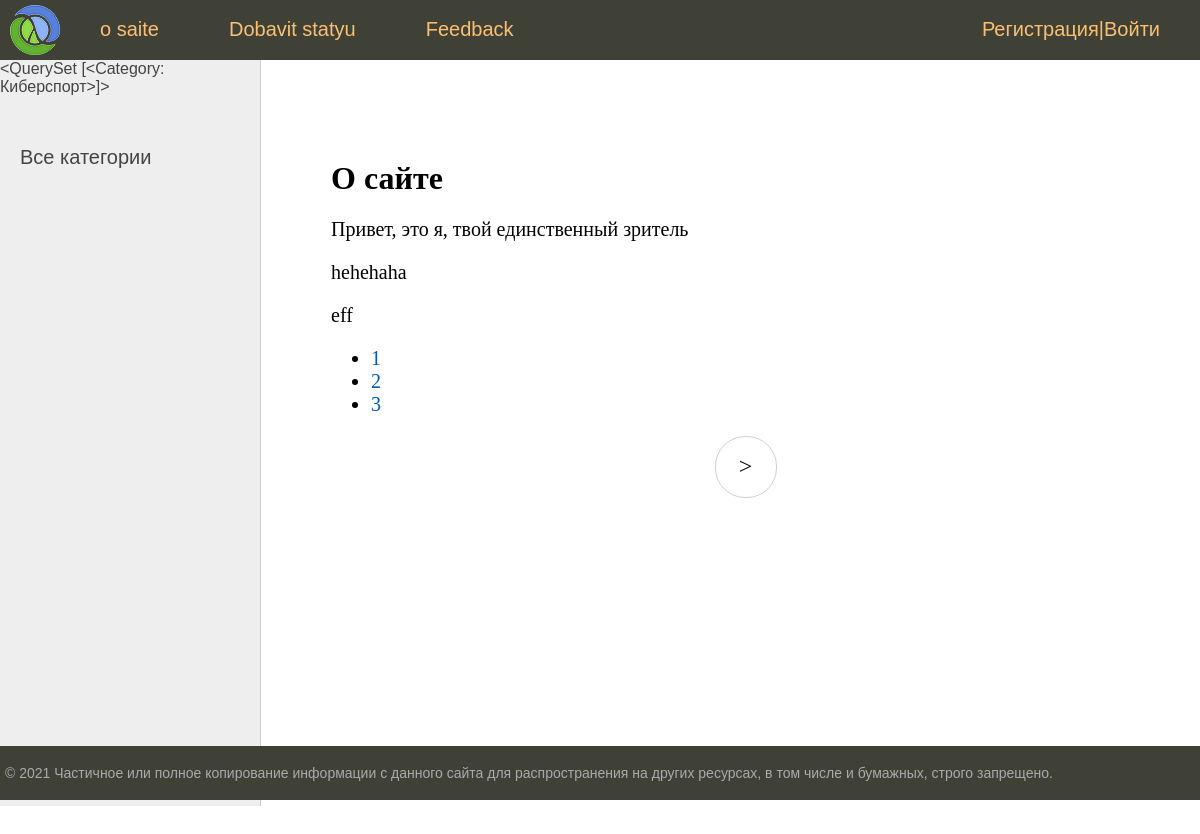
/about/, run on an earlier commit of the app's database.
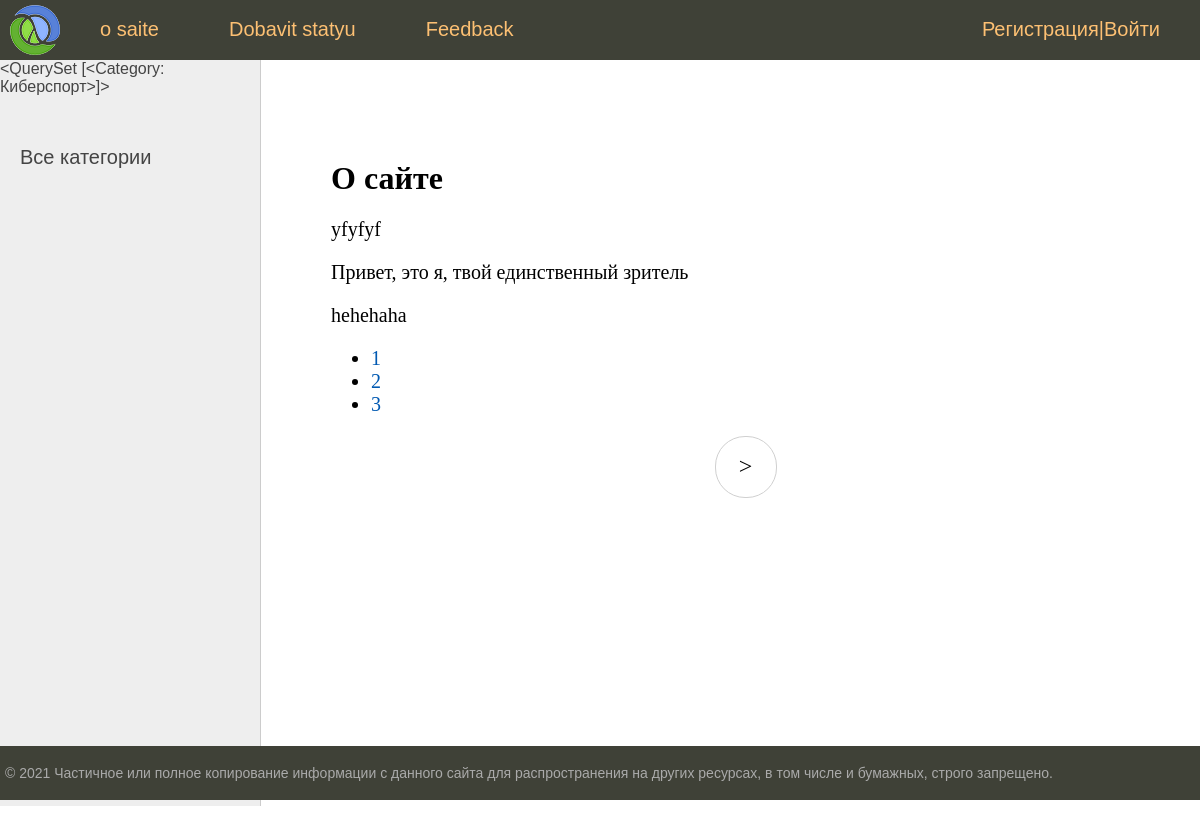
And on a later commit of the database.
### news/models.py (models this page shows, shortened)
class News(models.Model):
    title = models.CharField(max_length=255)
    slug = models.SlugField(max_length=100, unique=True, db_index=True, verbose_name='URL')
    content = models.TextField(blank=True)
    photo = models.ImageField(upload_to="photos/%Y/%m/%d/")
    time_create = models.DateTimeField(auto_now_add=True)
    time_update = models.DateTimeField(auto_now=True)
    is_published = models.BooleanField(default=True)
    cat = models.ForeignKey('Category', on_delete=models.PROTECT)
    def __str__(self):
        return self.title
    class Meta:
        verbose_name='News'
        verbose_name_plural = 'News'
        ordering = ['-time_create', 'title']

### news/views.py (the view)
# urls.py: path('about/', about, name='about'),
def about(request):
    contact_list = News.objects.all()
    paginator = Paginator(contact_list, 3)
    page_number = request.GET.get('page')
    page_obj = paginator.get_page(page_number)
    return render(request, 'news/about.html', {'page_obj': page_obj, 'menu': menu, 'title': 'О сайте'})

### news/models.py (called while the page is built)
    def __str__(self):
        return self.name

### news/templatetags/news_tag.py (called while the page is built)
@register.simple_tag()
def get_categories(filter=None):
    if not filter:
        return Category.objects.all()
    else:
        return Category.objects.filter(pk=filter)

### news/templates/news/about.html
{% extends 'news/base.html' %}
{% block content %}
<h1>{{title}}</h1>
{% for contact in page_obj %}
<p>{{ contact }}</p>
{% endfor %}
<nav>
    <ul>
        {% for p in page_obj.paginator.page_range %}
        <li>
            <a href="?page={{ p }}">{{ p }}</a>
        </li>
        {% endfor %}
    </ul>
</nav>
{% endblock %}

### news/templates/news/base.html (shortened to what this page needs)
{% load static %}
{% load news_tag %}
<!DOCTYPE html>
<html>
<head>
	<link type="text/css" href="{% static 'news/css/styles.css' %}" rel="stylesheet" />
</head>
<body>
<table class="table-page" border=0 cellpadding="0" cellspacing="0">
    <tr>
        <td valign=top>
            {% block mainmenu %}
            <div class="header">
                <ul id="mainmenu" class="mainmenu">
                    <li class="logo"><a href="{% url 'home' %}">
                        <div class="logo"></div>
                    </a></li>
                    {% for m in menu %}
                    <li><a href="{% url m.url_name %}">{{ m.title }}</a></li>
                    {% endfor %}
                    {% if request.user.is_authenticated %}
                    <li class="last">{{user.username}} | <a href="{% url 'logout' %}">Выйти</a></li>
                    {% else %}
                    <li class="last"><a href="{% url 'register' %}">Регистрация</a>|<a href="{% url 'login' %}">Войти</a></li>
                    {% endif %}
                </ul>
            </div>
            {% endblock mainmenu %}
            <table class="table-content" border=0 cellpadding="0" cellspacing="0">
                <tr>
                    <td valign="top" class="left-chapters">
                        {% get_categories filter=2 %}
                        <ul id="leftchapters">
                            {% if cat_selected == 0 %}
                            <li class="selected">Все категории</li>
                            {% else %}
                            <li><a href="{% url 'home' %}">Все категории</a></li>
                            {% endif %}
                        </ul>
                    </td>
                    <td valign="top" class="content">
                        <div class="content-text">
                            {% block content %}
                            {% endblock %}
                            {% if page_obj.has_other_pages %}
                            <nav class="list-pages">
                                <ul>
                                    {% if page_obj.has_next %}
                                    <li class="page-num">
                                        <a href="?page={{ page_obj.next_page_number }}">&gt;</a>
                                    </li>
                                    {% endif %}
                                    {% endif %}
                        </div>
                    </td>
                </tr>
            </table>
        </td>
    </tr>
    <tr>
        <td valign=top>
            <div id="footer">
                <p>&copy; 2021 Частичное или полное копирование информации с данного сайта для распространения на других
                    ресурсах, в том числе и бумажных, строго запрещено.</p>
            </div>
        </td>
    </tr>
</table>
</body>
</html>

What changed in the data, as far as the page shows it:
no longer on this page (row edited): News: title "eff"
added News: title "yfyfyf"
